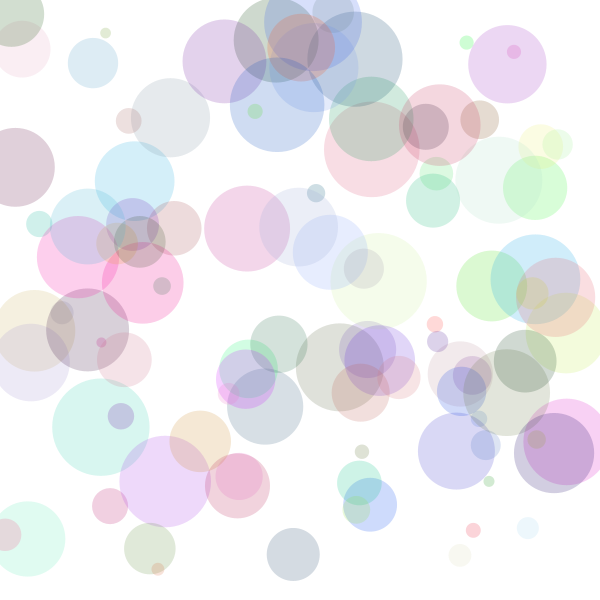
Frame 1 (no input)
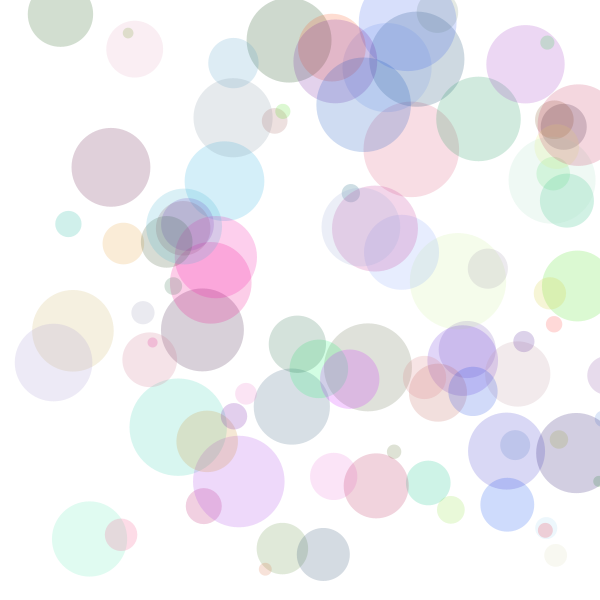
Frame 60 (the mouse pressed at the canvas centre just before this capture)
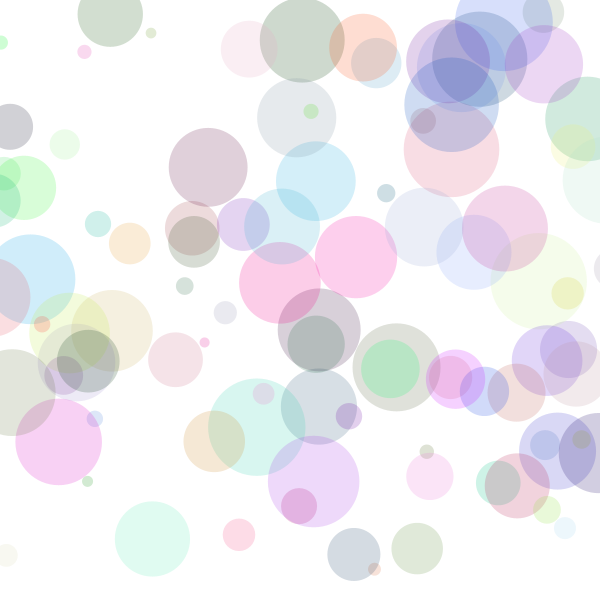
Frame 120 (the mouse held since frame 60 and released just before this capture)

The Processing sketch that drew these frames (run headless with seeded random() and noise(); from frame 60 on, the mouse is pressed at the canvas centre):

// Processing sketch: class_circle_move
// ── class_circle_move.pde
Circle[] circles = new Circle[100];

void setup() {
  size(600,600);
  for (int i = 0; i < 100; i++) {
    circles[i] = new Circle();
  }
}

void draw() {
  background(255);
  for (int i = 0; i < 100; i++) {
    circles[i].display();
    circles[i].behaviour();
  }
}

// ── circle.pde
class Circle {
  float X, Y;
  float D;
  float Speed;
  int Red, Green, Blue;
  
  // Constructor
  Circle()
  {
    X = random(0, width-25);
    Y = random(0, height-25);
    D = random(10, 100);
    Speed = random(0.1, 2.5);
    Red = int(random(255));
    Green = int(random(255));
    Blue = int(random(255));
  }
  
  void display() {
    noStroke();
    fill(Red, Green, Blue, 50);
    circle(X, Y, D);
  }
  
  void behaviour() {
    X += Speed;
    if (X >= width + D) X = -D;
  }
}
